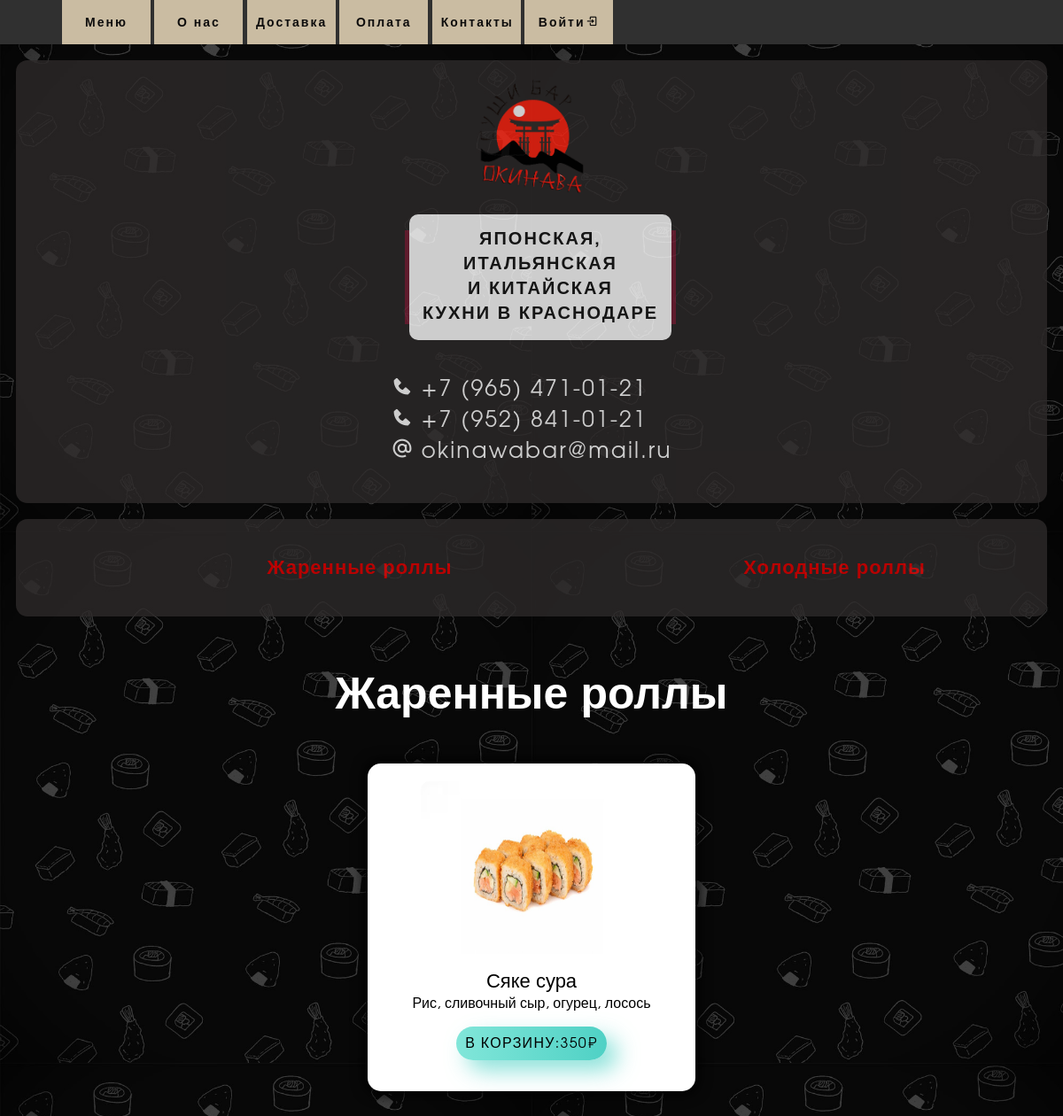
The page /catalog/zharennye-rolly/ on the database as committed earlier.
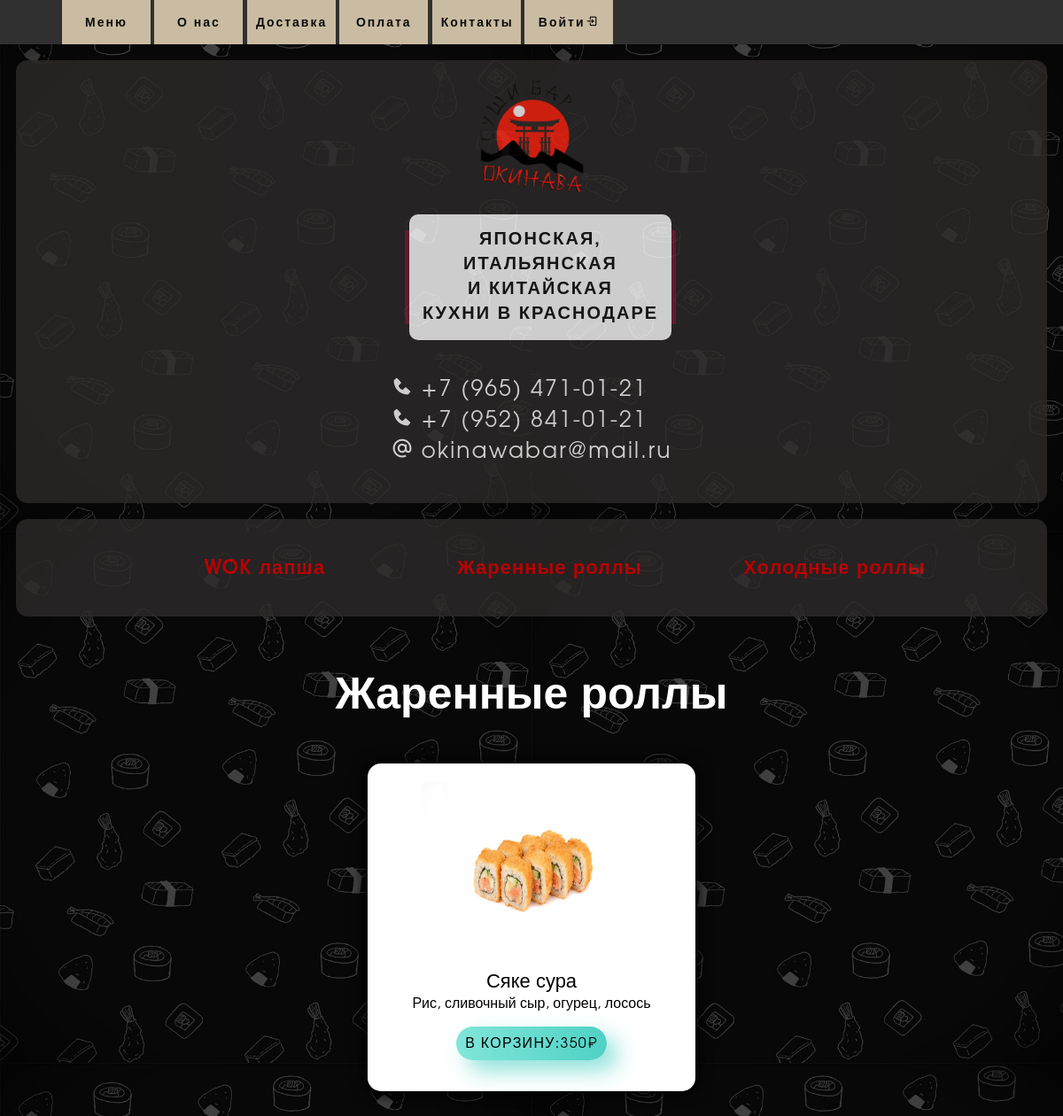
The same page on the database as committed later.
### catalog/models.py (models this page shows, shortened)
class Category(models.Model):
    name = models.CharField(max_length=200, db_index=True, verbose_name='Название')
    slug = models.SlugField(max_length=200, db_index=True, unique=True, verbose_name='Ссылка')
    class Meta:
        ordering = ('name',)
        verbose_name = 'Категория'
        verbose_name_plural = 'Категории'
    def get_absolute_url(self):
        return reverse('catalog:product_list_by_category', args=[self.slug])

class Product(models.Model):
    category = models.ForeignKey(Category, on_delete=models.CASCADE, verbose_name='Категория')
    name = models.CharField(max_length=200, db_index=True, verbose_name='Название')
    slug = models.SlugField(max_length=200, db_index=True, verbose_name='Ссылка')
    image = models.ImageField(upload_to='products/%Y/%m/%d', blank=True, verbose_name='Изображение')
    description = models.TextField(blank=True, verbose_name='Описание')
    price = models.DecimalField(max_digits=10, decimal_places=0, verbose_name='Цена')
    available = models.BooleanField(verbose_name='Наличие')
    modifier_groups = models.ManyToManyField(CatMod, verbose_name='Модификаторы', blank=True)
    created = models.DateTimeField(auto_now_add=True, verbose_name='Создан')
    updated = models.DateTimeField(auto_now=True, verbose_name='Обновлён')
    class Meta:
        ordering = ('name',)
        verbose_name = 'Продукт'
        verbose_name_plural = 'Продукты'
        index_together = (('id', 'slug'),)

### catalog/views.py (the view)
# urls.py: path('<slug:category_slug>/', views.product_list, name='product_list_by_category'),
def product_list(request, category_slug=None):
    category = None
    categories = Category.objects.all()
    products = Product.objects.filter(available=True)
    if category_slug:
        category = get_object_or_404(Category, slug=category_slug)
        products = products.filter(category=category)
    return render(request, 'catalog/list.html',
                  {'category': category, 'categories': categories,
                   'products': products,})

### catalog/templates/catalog/list.html
{% extends "main/base.html" %} {% load static %} {% block link %}
<link rel="stylesheet" href="{% static 'main/css/catalog.css' %}">
<link rel="stylesheet" href="{% static 'main/css/users.css' %}">{% endblock %} {% block title %} {% if category %}{{ category.name }}{% else %}Меню{% endif %} {% endblock %} {% block body %}
<header class="header">
    <div class="top">
        <nav class="navbar">
            {% for c in categories %} {% if category.slug == c.slug %} {% endif %}
            </br><button><a href="{{ c.get_absolute_url }}">{{ c.name }} </a></button> {% endfor %}
        </nav>
    </div>
</header>
<div class="catalog-content">
    <div class="catalog-content">
        <h1>{% if category %}{{ category.name }}{% else %} Меню{% endif %}</h1>
    </div>
    {% for product in products %}
    <div class="chapter">
        <img width="90%" height="300px" src="{% if product.image %}{{ product.image.url }}{% else %}{% static 'catalog/img/no_image.png' %}{% endif %}"></a>
        <h1>{{ product.name }}</h1>
        <p> {{ product.description|linebreaks }}</p>
        <button class="login"><p> В корзину:{{ product.price }}₽</p></button>
    </div>
    {% endfor %}
</div>
{% endblock %}

### main/templates/main/base.html (shortened to what this page needs)
{% load static %}
<!doctype html>
<html lang="ru">
<head>
    {% block link %}
    {% endblock %}
    <link rel="stylesheet" href="{% static 'main/css/main.css' %}">
    <link href='https://unpkg.com/boxicons@2.1.4/css/boxicons.min.css' rel='stylesheet'>
</head>
<body>
    <div class="top-header">
        <button><a href="{% url 'catalog:product_list' %}">Меню</a></button>
        <button><a href="/">О нас</a></button>
        <button><a href="{% url 'delivery' %}">Доставка</a></button>
        <button><a href="{% url 'pay' %}">Оплата</a></button>
        <button><a href="{% url 'contacts' %}">Контакты</a></button>
        <button><a href="{% url 'login'%}">Войти<i class='bx bx-log-in'></i></a></button>
    </div>
<header class="header">
    <div class="top">
        <div class="logo">
            <a href="/" class=""><img src="/static/main/img/Logo.png" alt=""></a>
        </div>
        <div class="info">
            <p>ЯПОНСКАЯ, <br>ИТАЛЬЯНСКАЯ <br> И КИТАЙСКАЯ<br>КУХНИ В КРАСНОДАРЕ </p>
        </div>
        <div class="top-contacts">
            <p>
                <a href="tel:8(965)471-01-21"><i class='bx bxs-phone'></i>+7 (965) 471-01-21</a><br>
                <a href="tel:8(952)841-01-21"><i class='bx bxs-phone'></i>+7 (952) 841-01-21</a><br>
                <a href="mailto:okinawabar@mail.ru"><i class='bx bx-at'></i>okinawabar@mail.ru</a>
            </p>
        </div>
    </div>
</header>
{% block body %}
{% endblock %}
</body>
</html>

### main/static/main/css/catalog.css (style rules this page uses)
.catalog-content { display: flex; width: 97%; padding: 20px 10%; margin: 1.5%; margin-top: 0; border-radius: 13px; z-index: 100; color: rgb(255, 255, 255); font-size: 25px; text-align: center; justify-content: center; line-height: 1.3; flex-wrap: wrap; }
.chapter { display:flex; background: white; margin: 10px; border-radius: 15px; width: 370px; height: 370px; text-align: center; transition: 1s ease; box-shadow: 0px 0px 15px 3px black; padding: 0 25px 20px 25px; overflow: hidden; flex-direction: column; align-content: center; align-items: center; justify-content: space-around; }
.chapter img { position: relative; top:10px; border-radius: 10px; margin: 0; width: 250px; height: 250px; margin: 10px 0 20px 0; overflow: hidden; transition: 1s ease; }
.chapter p { color:rgb(0, 0, 0); font-weight: 500; font-size: 16px; }
.chapter h1 { color:rgb(0, 0, 0); font-weight: 500; font-size: 22px; }

### main/static/main/css/users.css (style rules this page uses)
.login { min-width: 150px; margin: 15px; font-family: 'Nunito', sans-serif; font-size: 22px; text-transform: uppercase; letter-spacing: 1.3px; font-weight: 700; color: #313133; background: #4FD1C5; background: linear-gradient(90deg, rgba(129, 230, 217, 1) 0%, rgba(79, 209, 197, 1) 100%); border: none; border-radius: 1000px; box-shadow: 12px 12px 24px rgba(79, 209, 197, .64); transition: all 0.3s ease-in-out 0s; cursor: pointer; outline: none; position: relative; padding: 10px; }
.login::before { content: ''; border-radius: 1000px; min-width: calc(300px + 12px); min-height: calc(60px + 12px); border: 6px solid #00FFCB; box-shadow: 0 0 60px rgba(0, 255, 203, .64); position: absolute; top: 50%; left: 50%; transform: translate(-50%, -50%); opacity: 0; transition: all .3s ease-in-out 0s; }
.login::after { content: ''; width: 30px; height: 30px; border-radius: 100%; border: 6px solid #00FFCB; position: absolute; z-index: -1; top: 50%; left: 50%; transform: translate(-50%, -50%); animation: ring 1.5s infinite; }

Rows that differ between the two databases and show on the page:
added Category: name "WOK лапша"
